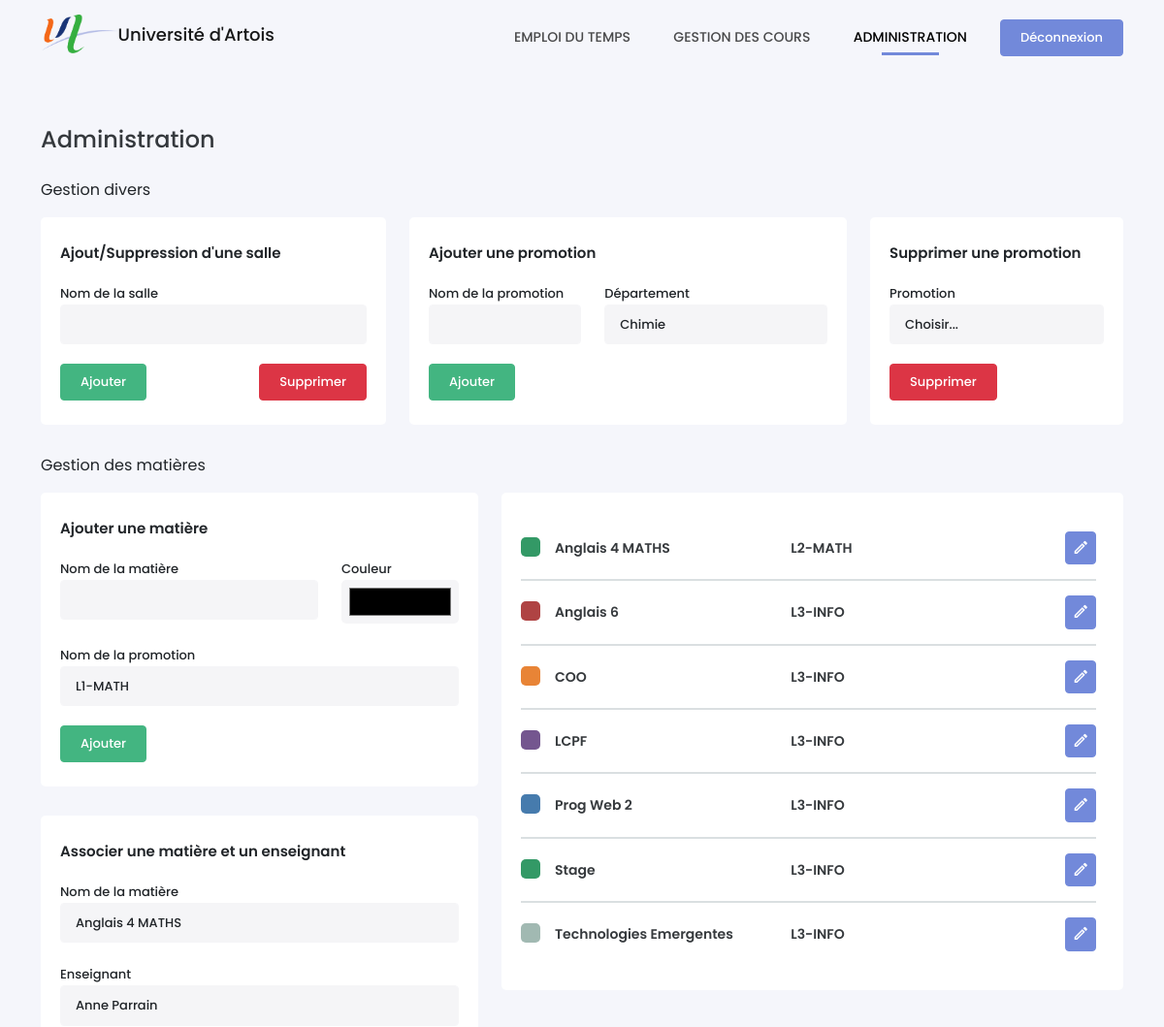
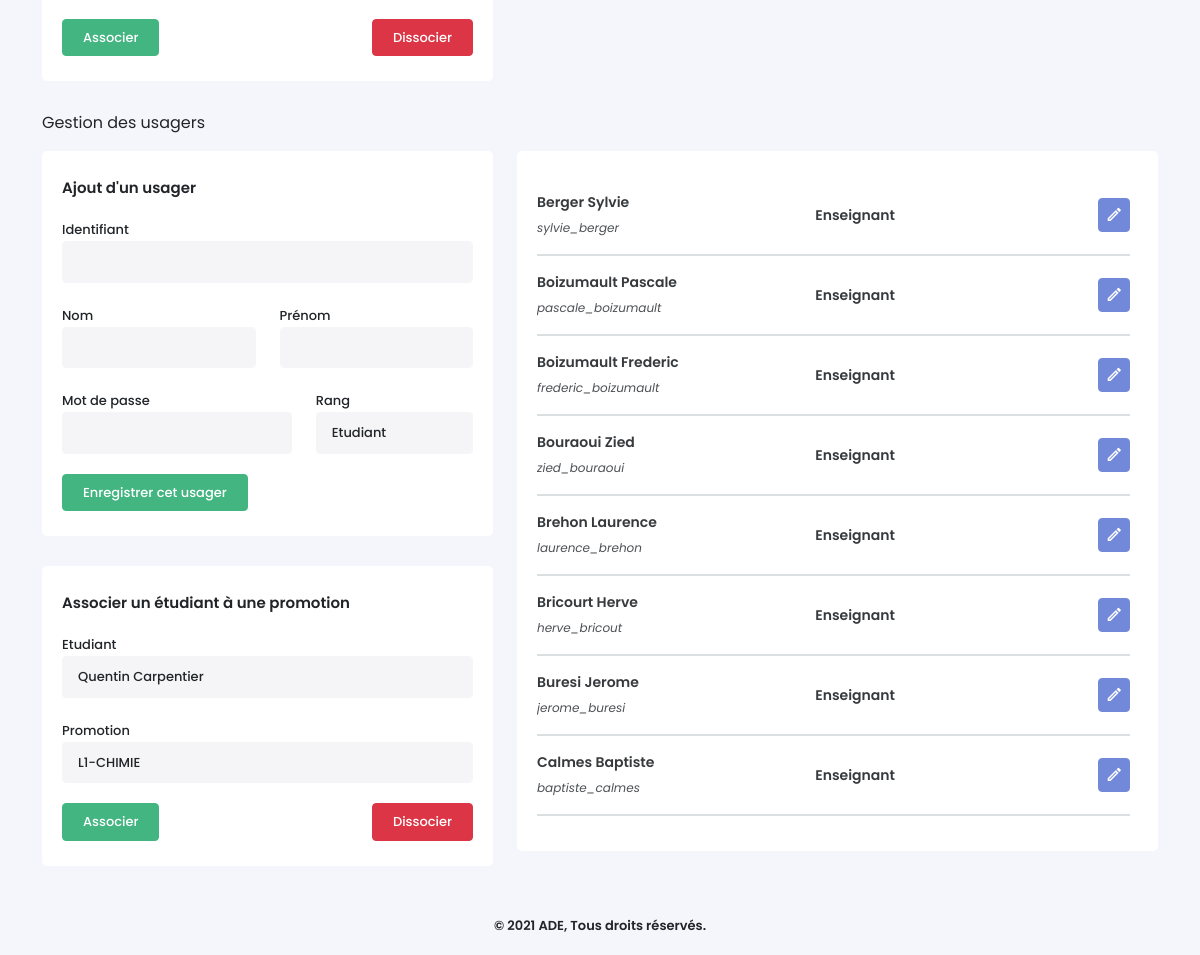
The page /admin.php (signed in) on the database its author committed (2 pictures, top to bottom).
### tables this page shows
CREATE TABLE Matieres (
    MatiereID INTEGER PRIMARY KEY AUTOINCREMENT,
    NomMatiere VARCHAR(25) NOT NULL,
    CouleurMatiere VARCHAR(10) NOT NULL,
    PromotionID INTEGER NOT NULL,
    CONSTRAINT matiere_promo_fk FOREIGN KEY (PromotionID) REFERENCES Promotions(PromotionID) ON DELETE CASCADE
);

CREATE TABLE Promotions (
    PromotionID INTEGER  PRIMARY KEY AUTOINCREMENT,
    NomPromotion VARCHAR(25) NOT NULL,
    DepartementID INTEGER NOT NULL,
    CONSTRAINT departement_fk FOREIGN KEY (DepartementID) REFERENCES Departements(DepartementID) ON DELETE CASCADE
);

CREATE TABLE Usagers (
    UsagerID VARCHAR(30) PRIMARY KEY NOT NULL,
    MotDePasse VARCHAR(255) NOT NULL,
    Nom VARCHAR(15) NOT NULL,
    Prenom VARCHAR(20) NOT NULL,
    RangID INTEGER NOT NULL,
    CONSTRAINT usager_rang_fk FOREIGN KEY (RangID) REFERENCES Rangs(RangID) ON DELETE CASCADE
);

CREATE TABLE Rangs (
    RangID INTEGER PRIMARY KEY AUTOINCREMENT,
    NomRang VARCHAR(25) NOT NULL
);

### admin.php (the view, shortened to what this page needs)
<!DOCTYPE html>
<?php
require_once('./src/Planning/FormMatter.php');
?>
<html lang="fr-FR">
<head>
    <link type="text/css" rel="stylesheet" href="./assets/css/icons.min.css">
    <link type="text/css" rel="stylesheet" href="./assets/css/bootstrap.min.css">
    <link type="text/css" rel="stylesheet" href="./assets/css/style.css">
</head>
<body>
    <?php require_once('./views/header.php') ?>
    <div class="container">
        <h4>Administration</h4>
        <p>Gestion divers</p>
        <div class="row">
            <div class="col-md-4">
                <div class="box-content">
                    <div class="content-title">Ajout/Suppression d'une salle</div>
                    <form method="POST" id="form_room">
                        <div class="form-group" id="room">
                            <label for="room">Nom de la salle</label>
                            <input type="text" name="room" class="form-control">
                        </div>
                        <input type="submit" name="add_room" value="Ajouter" class="btn btn-success">
                        <input type="submit" name="delete_room" value="Supprimer" class="btn btn-danger" style="float:right">
                    </form>
                </div>
            </div>
            <div class="col-md-5">
                <div class="box-content">
                    <div class="content-title">Ajouter une promotion</div>
                    <form method="POST" id="form_addPromo">
                        <div class="row">
                            <div class="form-group col-md-5" id="name_promo">
                                <label for="name_promo">Nom de la promotion</label>
                                <input type="text" name="name_promo" class="form-control">
                            </div>
                            <div class="form-group col-md-7">
                                <label for="depid">Département</label>
                                <select name="depid" class="form-control">
                                    <?php
                                    $sDeps = $bdd->query('SELECT * FROM Departements ORDER BY NomDepartement');
                                    while($aDep = $sDeps->fetch()) {
                                        echo '<option value="'.$aDep['DepartementID'].'">'.$aDep['NomDepartement'].'</option>';
                                    } ?>
                                </select>
                            </div>
                        </div>
                        <input type="submit" name="add_promo" value="Ajouter" class="btn btn-success">
                    </form>
                </div>
            </div>
            <div class="col-md-3">
                <div class="box-content">
                    <div class="content-title">Supprimer une promotion</div>
                    <form method="POST" id="form_removePromo">
                        <div class="form-group">
                            <label for="promo">Promotion</label>
                            <select name="promo" class="form-control">
                                <option value="0">Choisir...</option>
                            </select>
                        </div>
                        <input type="submit" name="remove_promo" value="Supprimer" class="btn btn-danger">
                    </form>
                </div>
            </div>
        </div>
        <p>Gestion des matières</p>
        <div class="row">
            <div class="col-md-5">
                <div class="box-content">
                    <?php if(empty($_GET['matterID'])) {?>
                        <div class="content-title">Ajouter une matière</div>
                        <form method="POST" id="form_addMatter">
                            <div class="row">
                                <div class="col-md-8 form-group" id="name_matter">
                                    <label for="room">Nom de la matière</label>
                                    <input type="text" name="name_matter" class="form-control">
                                </div>
                                <div class="col-md-4 form-group" id="color_matter">
                                    <label for="room">Couleur</label>
                                    <input type="color" name="color_matter" class="form-control">
                                </div>
                                <div class="col-md-12 form-group">
                                    <label for="room">Nom de la promotion </label>
                                    <select name="promo" class="form-control">
                                    <?php
                                        $sPromo = $bdd->query('SELECT * FROM Promotions '.$option.' ORDER BY PromotionID');
                                        while($aPromo = $sPromo->fetch()) {
                                            echo '<option value="'.$aPromo['PromotionID'].'">'.$aPromo['NomPromotion'].'</option>';
                                        } ?>
                                    </select>
                                </div>
                            </div>
                            <input type="submit" name="add_matter" value="Ajouter" class="btn btn-success">
                        </form>
                    </div>
                <?php } ?>
                <div class="box-content">
                    <div class="content-title">Associer une matière et un enseignant</div>
                    <form method="POST" id="form_teachMatter">
                        <div class="row">
                            <div class="col-md-12 form-group">
                                <label for="room">Nom de la matière</label>
                                <select name="matiere" class="form-control">
                                    <?php
                                    $option = '';
                                    $sMatieres = $bdd->query('SELECT * FROM Matieres '.$option. ' ORDER BY NomMatiere');
                                    while($aMatieres = $sMatieres->fetch()) {
                                        echo '<option value="'.$aMatieres['MatiereID'].'">'.$aMatieres['NomMatiere'].'</option>';
                                    } ?>
                                </select>
                            </div>
                            <div class="col-md-12 form-group">
                                <label for="room">Enseignant</label>
                                <select name="enseignant" class="form-control">
                                    <?php if($_SESSION['rang'] == 2) {
                                            $sql = 'AND UsagerID = "'.$_SESSION['id'].'"';
                                        } else {
                                            $sql = '';
                                        }
                                        $query = $bdd->query('SELECT * FROM Usagers WHERE RangID = 2 ' . $sql);
                                        while ($row = $query->fetch()){
                                            echo '<option value="' .$row['UsagerID'] .'">' . $row['Prenom'] . ' ' .  $row['Nom'] . '</option>';
                                        }
                                    ?>
                                </select>
                            </div>
                        </div>
                        <input type="submit" name="add_teachMatter" value="Associer" class="btn btn-success">
                        <input type="submit" name="remove_teachMatter" value="Dissocier" class="btn btn-danger" style="float: right">
                    </form>
                </div>
            </div>
            <div class="col-md-7">
                <div class="box-content">
                    <div class="select-data">
                        <?php
                        $sMatter = $bdd->query('SELECT * FROM Matieres m INNER JOIN Promotions p ON m.PromotionID = p.PromotionID ORDER BY NomMatiere ASC');
                        while($aMatter = $sMatter->fetch()) { ?>
                            <div class="list-items d-flex flex-row align-items-center justify-content-between">
                                <div class="item-info">
                                    <div class="colorM" style="background-color: <?= $aMatter['CouleurMatiere'] ?>"></div>
                                    <p class="nameM"><?= $aMatter['NomMatiere'] ?></p>
                                </div>
                                <div class="item-info">
                                    <p class="promoM"><?= $aMatter['NomPromotion'] ?></p>
                                </div>
                                <a href="?matterID=<?= $aMatter['MatiereID'] ?>" class="btn btn-primary"><i class="mdi mdi-pencil-outline"></i></a>
                            </div>
                        <?php } ?>
                    </div>
                </div>
            </div>
        </div>
        <p>Gestion des usagers</p>
        <div class="row">
            <div class="col-md-5">
                <div class="box-content">
                    <?php if(empty($_GET['usagerID'])) { ?>
                        <div class="content-title">Ajout d'un usager</div>
                        <form method="POST" id="form_addUser">
                            <div class="row">
                                <div class="form-group" id="userid">
                                    <label for="room">Identifiant</label>
                                    <input type="text" name="userid" class="form-control">
                                </div>
                                <div class="col-md-6 form-group" id="lastname">
                                    <label for="room">Nom</label>
                                    <input type="text" name="lastname" class="form-control">
                                </div>
                                <div class="col-md-6 form-group" id="firstname">
                                    <label for="room">Prénom</label>
                                    <input type="text" name="firstname" class="form-control">
                                </div>
                                <div class="col-md-7 form-group" id="password">
                                    <label for="room">Mot de passe</label>
                                    <input type="password" name="password" class="form-control">
                                </div>
                                <div class="col-md-5 form-group">
                                    <label for="room">Rang</label>
                                    <select name="rank" class="form-control">
                                        <?php
                                        $query = $bdd->query('SELECT * FROM Rangs');
                                        while ($row = $query->fetch()){
                                            echo '<option value="' .$row['RangID'] .'">' . $row['NomRang'].'</option>';
                                        }
                                        ?>
                                    </select>
                                </div>
                            </div>
                            <input type="submit" name="add_user" value="Enregistrer cet usager" class="btn btn-success">
                        </form>
                    <?php } ?>
                </div>
                <div class="box-content">
                    <div class="content-title">Associer un étudiant à une promotion</div>
                    <form method="POST" id="form_userPromo">
                        <div class="row">
                            <div class="form-group">
                                <label for="userid">Etudiant</label>
                                <select name="userid" class="form-control">
                                    <?php
                                    $query = $bdd->query('SELECT * FROM Usagers WHERE RangID = 1');
                                    while ($row = $query->fetch()){
                                        echo '<option value="' .$row['UsagerID'] .'">' . $row['Prenom'] . ' ' .  $row['Nom'] . '</option>';
                                    }
                                    ?>
                                </select>
                            </div>
                            <div class="col-md-12 form-group">
                                <label for="promo">Promotion</label>
                                <select name="promo" class="form-control">
                                    <?php
                                    $sPromo = $bdd->query('SELECT * FROM Promotions ORDER BY NomPromotion');
                                    while($aPromo = $sPromo->fetch()) {
                                        echo '<option value="'.$aPromo['PromotionID'].'">'.$aPromo['NomPromotion'].'</option>';
                                    } ?>
                                </select>
                            </div>
                        </div>
                        <input type="submit" name="add_userPromo" value="Associer" class="btn btn-success">
                        <input type="submit" name="remove_userPromo" value="Dissocier" class="btn btn-danger" style="float: right">
                    </form>
                </div>
            </div>
            <div class="col-md-7">
                <div class="box-content">
                    <div class="select-data">
                        <?php
                        $sUsers = $bdd->query('SELECT * FROM Usagers INNER JOIN Rangs USING(RangID) ORDER BY Nom ASC');
                        while($aUsers = $sUsers->fetch()) { ?>
                            <div class="list-items d-flex flex-row align-items-center justify-content-between">
                                <div class="item-info">
                                    <p class="nameM"><?= $aUsers['Nom'] ?> <?= $aUsers['Prenom'] ?></p>
                                    <span><?= $aUsers['UsagerID'] ?></span>
                                </div>
                                <div class="item-info">
                                    <p class="promoM"><?= $aUsers['NomRang'] ?></p>
                                </div>
                                <a href="?usagerID=<?= $aUsers['UsagerID'] ?>" class="btn btn-primary"><i class="mdi mdi-pencil-outline"></i></a>
                            </div>
                        <?php } ?>
                    </div>
                </div>
            </div>
        </div>
    </div>
    <?php require_once('./views/footer.php') ?>
</body>
</html>

### rows shown on the page
matieres: NomMatiere "Anglais 4 MATHS", PromotionID.NomPromotion "L2-MATH"
matieres: NomMatiere "Anglais 6", PromotionID.NomPromotion "L3-INFO"
matieres: NomMatiere "COO", PromotionID.NomPromotion "L3-INFO"
matieres: NomMatiere "LCPF", PromotionID.NomPromotion "L3-INFO"
matieres: NomMatiere "Prog Web 2", PromotionID.NomPromotion "L3-INFO"
matieres: NomMatiere "Stage", PromotionID.NomPromotion "L3-INFO"
matieres: NomMatiere "Technologies Emergentes", PromotionID.NomPromotion "L3-INFO"
usagers: Nom "Berger", Prenom "Sylvie", UsagerID "sylvie_berger", RangID.NomRang "Enseignant"
usagers: Nom "Boizumault", Prenom "Pascale", UsagerID "pascale_boizumault", RangID.NomRang "Enseignant"
usagers: Nom "Boizumault", Prenom "Frederic", UsagerID "frederic_boizumault", RangID.NomRang "Enseignant"
usagers: Nom "Bouraoui", Prenom "Zied", UsagerID "zied_bouraoui", RangID.NomRang "Enseignant"
usagers: Nom "Brehon", Prenom "Laurence", UsagerID "laurence_brehon", RangID.NomRang "Enseignant"
usagers: Nom "Bricourt", Prenom "Herve", UsagerID "herve_bricout", RangID.NomRang "Enseignant"
usagers: Nom "Buresi", Prenom "Jerome", UsagerID "jerome_buresi", RangID.NomRang "Enseignant"
usagers: Nom "Calmes", Prenom "Baptiste", UsagerID "baptiste_calmes", RangID.NomRang "Enseignant"

### other values the page prints
form field depid "Chimie"
form field promo "L1-MATH"
form field matiere "Anglais 4 MATHS"
form field enseignant "Anne Parrain"
form field rank "Etudiant"
form field userid "Quentin Carpentier"
form field promo "L1-CHIMIE"
